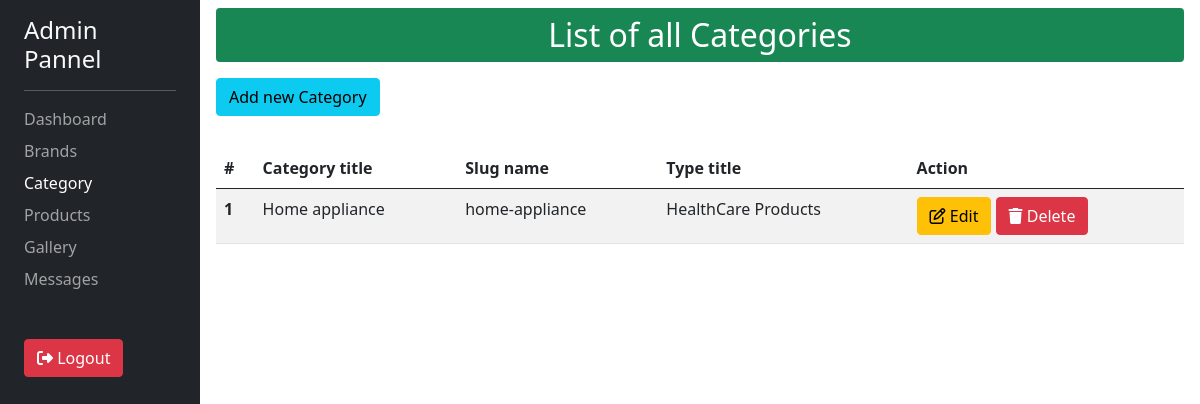
The app's page /category/dashboard/all-categories (signed in), older data.
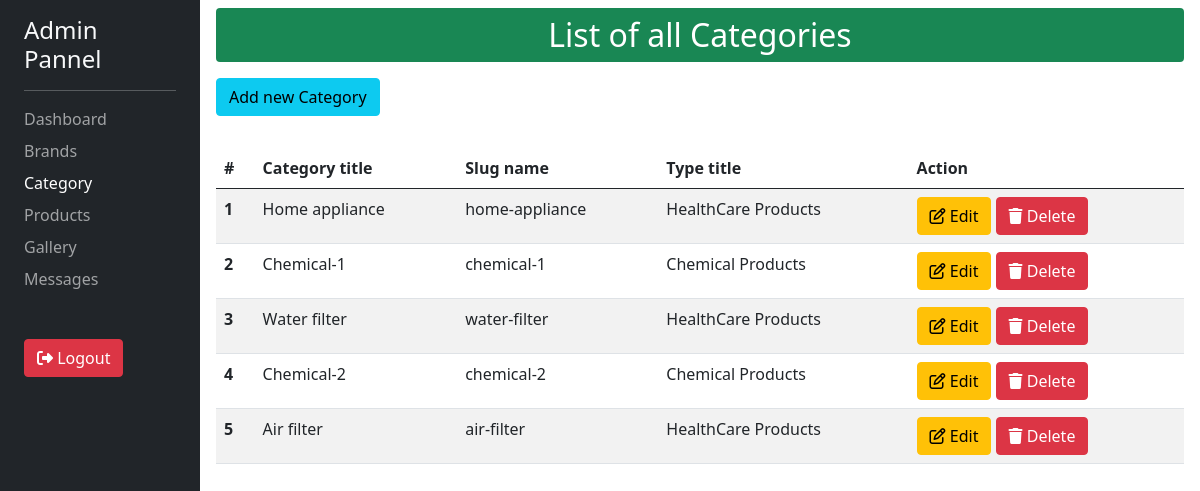
The same page, newer data.
### products/models.py (models this page shows, shortened)
class Category(models.Model):
    categoryName = models.CharField(max_length=100)
    slug = models.CharField(max_length=30, default=None)
    typeTitle = models.ForeignKey(Type, on_delete=models.CASCADE, default=None)

class Type(models.Model):
    typeName = models.CharField(max_length=30)
    slug = models.CharField(max_length=30, default=None, null=True, blank=True)
    def __str__(self):
        return self.typeName

### category/views.py (the view)
# urls.py: path('dashboard/all-categories', views.allCategoriesView, name="all-categories"),
@login_required(login_url='/admin/')
def allCategoriesView(request):
    data = Category.objects.all()
    return render(request, 'dashboard/all-category.html', { 'categories' : data })

### aboutus/context_processor.py (called while the page is built)
def company_info(request):
        profileInfo = CompanyInfo.objects.first()
        return { 'profileInfo' : profileInfo }

### products/context_processor.py (called while the page is built)
def productsType(request):
    types = Type.objects.all()
    return { 'typeItems' : types }

### category/templates/dashboard/all-category.html (shortened to what this page needs)
{% extends "my_admin/base.html" %}
{% block content %}
<div class="">
    <p class="h2 bg-success text-white text-center py-2 rounded mb-3">List of all Categories</p>
    <a href="{% url 'category:add-category' %}" class="btn btn-info mb-2">Add new Category</a>
    {% if categories %}
    <div class="table-responsive mt-4">
        <table class="table table-striped">
        <thead>
            <tr>
                <th scope="col">#</th>
                <th scope="col">Category title</th>
                <th scope="col">Slug name</th>
                <th scope="col">Type title</th>
                <th scope="col">Action</th>
            </tr>
        </thead>
        <tbody>
            {% for category in categories %}
            <tr>
                <th scope="col">{{ forloop.counter }}</th>
                <td>{{ category.categoryName }}</td>
                <td>{{ category.slug }}</td>
                <td>{{ category.typeTitle }}</td>
                <td>
                    <a class="btn btn-warning" href="{% url 'category:edit-category' slug=category.slug %}"><i class="fa-regular fa-pen-to-square"></i> Edit</a>
                    <form class="d-inline-block" action="{% url 'category:delete-category' slug=category.slug %}" method="post">
                        <button onclick="return deleteFun('Category')" class="btn btn-danger"><i class="fa-solid fa-trash"></i> Delete</button>
                    </form>
                </td>
            </tr>
            {% endfor %}
        </tbody>
        </table>
    </div>
    {% else %}
    <p class="display-2 text-danger">Now category created yet!</p>
    {% endif %}
</div>
{% endblock content %}

### templates/my_admin/base.html (shortened to what this page needs)
<!DOCTYPE html>
{% load static %}
<html lang="en">
<head>
    <link rel="stylesheet" href="https://cdnjs.cloudflare.com/ajax/libs/font-awesome/6.6.0/css/all.min.css" />
    <link rel="stylesheet" href="https://cdnjs.cloudflare.com/ajax/libs/font-awesome/5.15.4/css/all.min.css">
    <link rel="stylesheet" href="{% static 'css/bootstrap.min.css' %}">
    <link rel="stylesheet" href="{% static 'css/style.css' %}">
</head>
<body class="admin-body">
  <div class="container-fluid px-0 position-relative">
    <div class="d-flex l-sidebar-h bg-light">
      <div class="sidebar col-4 col-md-3 col-xl-2 bg-dark px-4 pt-3 position-fixed top-0 start-0">
        <p class="h4 text-light text-wrap">Admin Pannel</p>
        <hr class="text-light px-1">
        <ul class="ul-list text-white list-unstyled">
          <li class="my-2"><a class="sidebar-link {% if request.path == "/dashboard/" %}active{% endif %}" href="{% url 'dashboard' %}">Dashboard</a></li>
          <li class="my-2"><a class="sidebar-link {% if 'brand' in request.path %}active{% endif %}" href="{% url 'brand:brand-list' %}">Brands</a></li>
          <li class="my-2"><a class="sidebar-link {% if 'category' in request.path %}active{% endif %}" href="{% url 'category:all-categories' %}">Category</a></li>
          <li class="my-2"><a class="sidebar-link {% if 'products' in request.path %}active {% endif %}" href="{% url 'products:list-product' %}">Products</a></li>
          <li class="my-2"><a class="sidebar-link{% if 'gallery' in request.path %} active{% endif %}" href="{% url 'gallary:dasboard-gallery' %}">Gallery</a></li>
          <li class="my-2"><a class="sidebar-link {% if 'messages' in request.path %}active{% endif %}" href="{% url 'contactus:requested-msg' %}">Messages</a></li>
          <li class="mt-5">
            <form action="{% url 'user:user-logout' %}" method="post">
              <button class="btn btn-danger"><i class="fa-solid fa-right-from-bracket"></i> Logout</button>
            </form>
          </li>
        </ul>
      </div>
      <div class="content col-8 col-md-9 col-xl-10 pt-2 position-absolute top-0 end-0 px-3">
        {% block content %}{% endblock content %}
      </div>
    </div>
  </div>
</body>
</html>

### static/css/style.css (style rules this page uses)
a { text-decoration: none; }

Row changes from the older to the newer data that the page shows:
added Category: categoryName "Chemical-1", slug "chemical-1", typeTitle "Chemical Products"
added Category: categoryName "Water filter", slug "water-filter", typeTitle "HealthCare Products"
added Category: categoryName "Chemical-2", slug "chemical-2", typeTitle "Chemical Products"
added Category: categoryName "Air filter", slug "air-filter", typeTitle "HealthCare Products"
